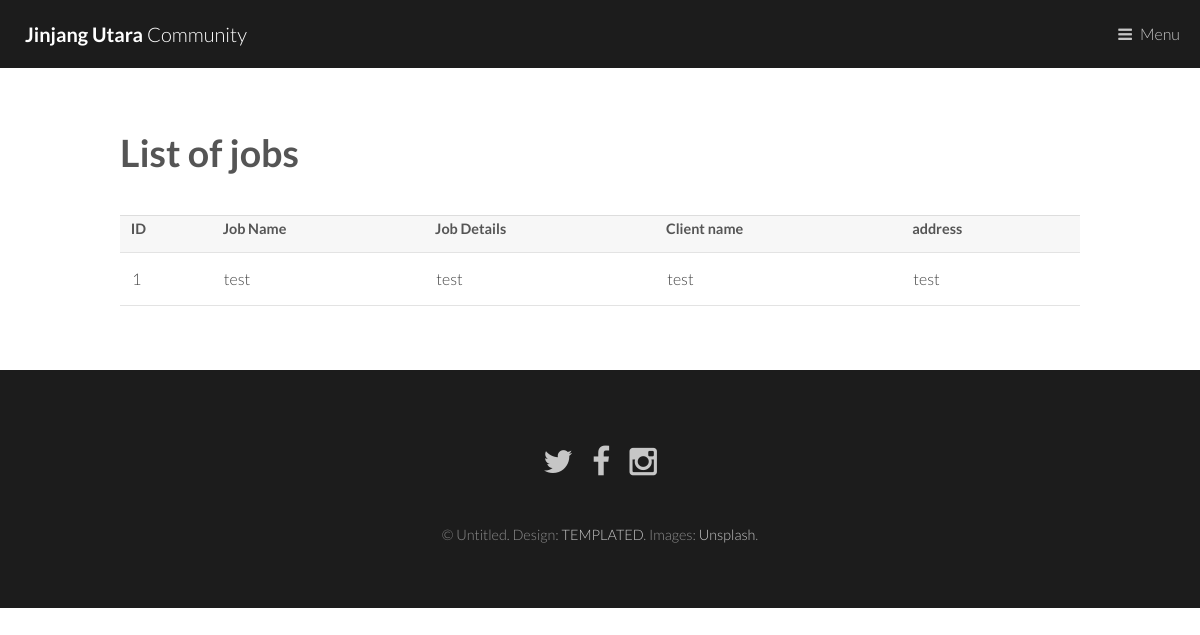
Before: /listJobs.php with the older database file.
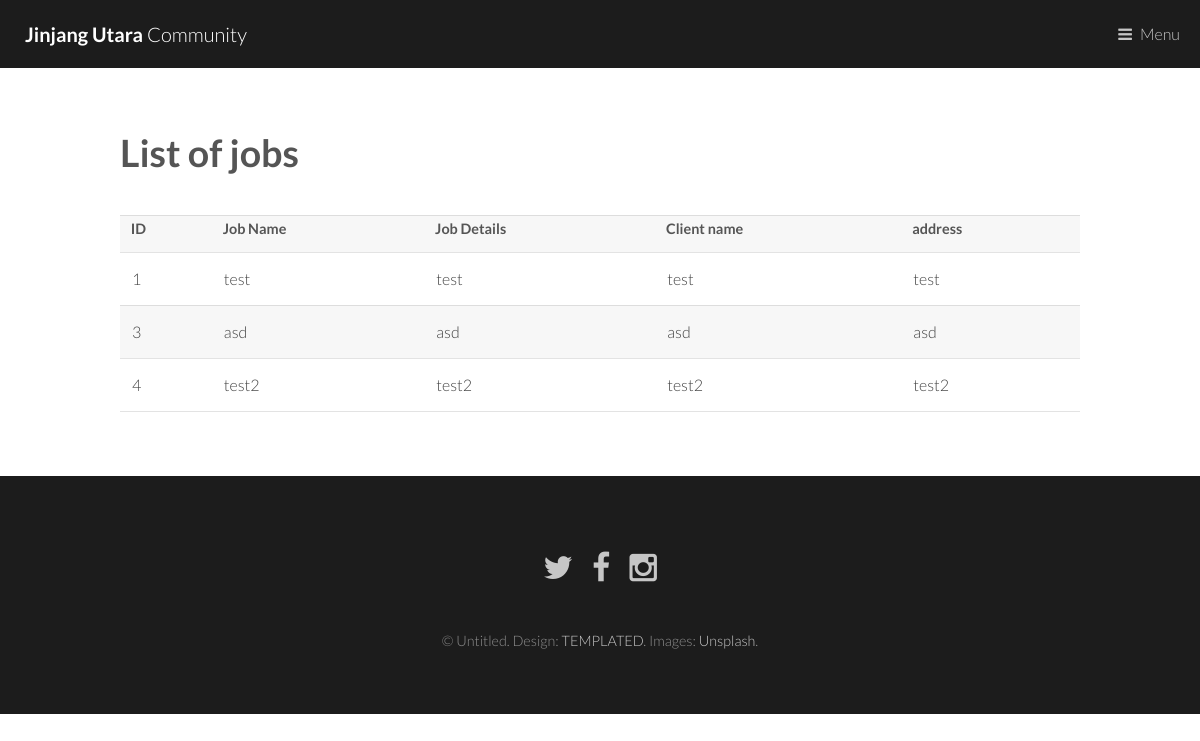
After: the same page with the newer database file.
### tables this page shows
CREATE TABLE `jobs` (
  `jobID` int(11) NOT NULL,
  `jobName` varchar(255) NOT NULL,
  `jobDetails` varchar(255) NOT NULL,
  `jobClientName` varchar(255) NOT NULL,
  `address` varchar(255) NOT NULL,
  `salary` varchar(255) NOT NULL,
  `jobStatus` tinyint(1) NOT NULL
);

### php/listJobF.php (the view, shortened to what this page needs)
<?php
include 'DBConfig.php';
$result = mysqli_query($conn,"SELECT * FROM jobs");
echo "<table border='1'>
<tr>
<th>ID</th>
<th>Job Name</th>
<th>Job Details</th>
<th>Client name</th>
<th>address</th>
</tr>";
while($row = mysqli_fetch_array($result))
{
echo "<tr>";
echo "<td>" . $row['jobID'] . "</td>";
echo "<td>" . $row['jobName'] . "</td>";
echo "<td>" . $row['jobDetails'] . "</td>";
echo "<td>" . $row['jobClientName'] . "</td>";
echo "<td>" . $row['address'] . "</td>";
echo "</tr>";
}
echo "</table>";
?>

### listJobs.php (shortened to what this page needs)
<!DOCTYPE html>
<html>
	<head>
		<link rel="stylesheet" href="assets/css/main.css" />
	</head>
	<body>
			<header id="header">
				<a href="index.html" class="logo"><strong>Jinjang Utara</strong> Community</a>
				<nav>
					<a href="#menu">Menu</a>
				</nav>
			</header>
			<section id="main">
				<div class="inner">
					<header>
						<h1>List of jobs</h1>
					</header>
					<?php include 'php/listJobF.php';?>
				</div>
			</section>
			<footer id="footer">
				<ul class="icons">
					<li><a href="#" class="icon fa-twitter"><span class="label">Twitter</span></a></li>
					<li><a href="#" class="icon fa-facebook"><span class="label">Facebook</span></a></li>
					<li><a href="#" class="icon fa-instagram"><span class="label">Instagram</span></a></li>
				</ul>
				<div class="copyright">
					&copy; Untitled. Design: <a href="https://templated.co">TEMPLATED</a>. Images: <a href="https://unsplash.com">Unsplash</a>.
				</div>
			</footer>
	</body>
</html>

Changed rows visible on the page:
added jobs: jobID "3", jobName "asd", jobDetails "asd", jobClientName "asd", address "asd"
added jobs: jobID "4", jobName "test2", jobDetails "test2", jobClientName "test2", address "test2"
